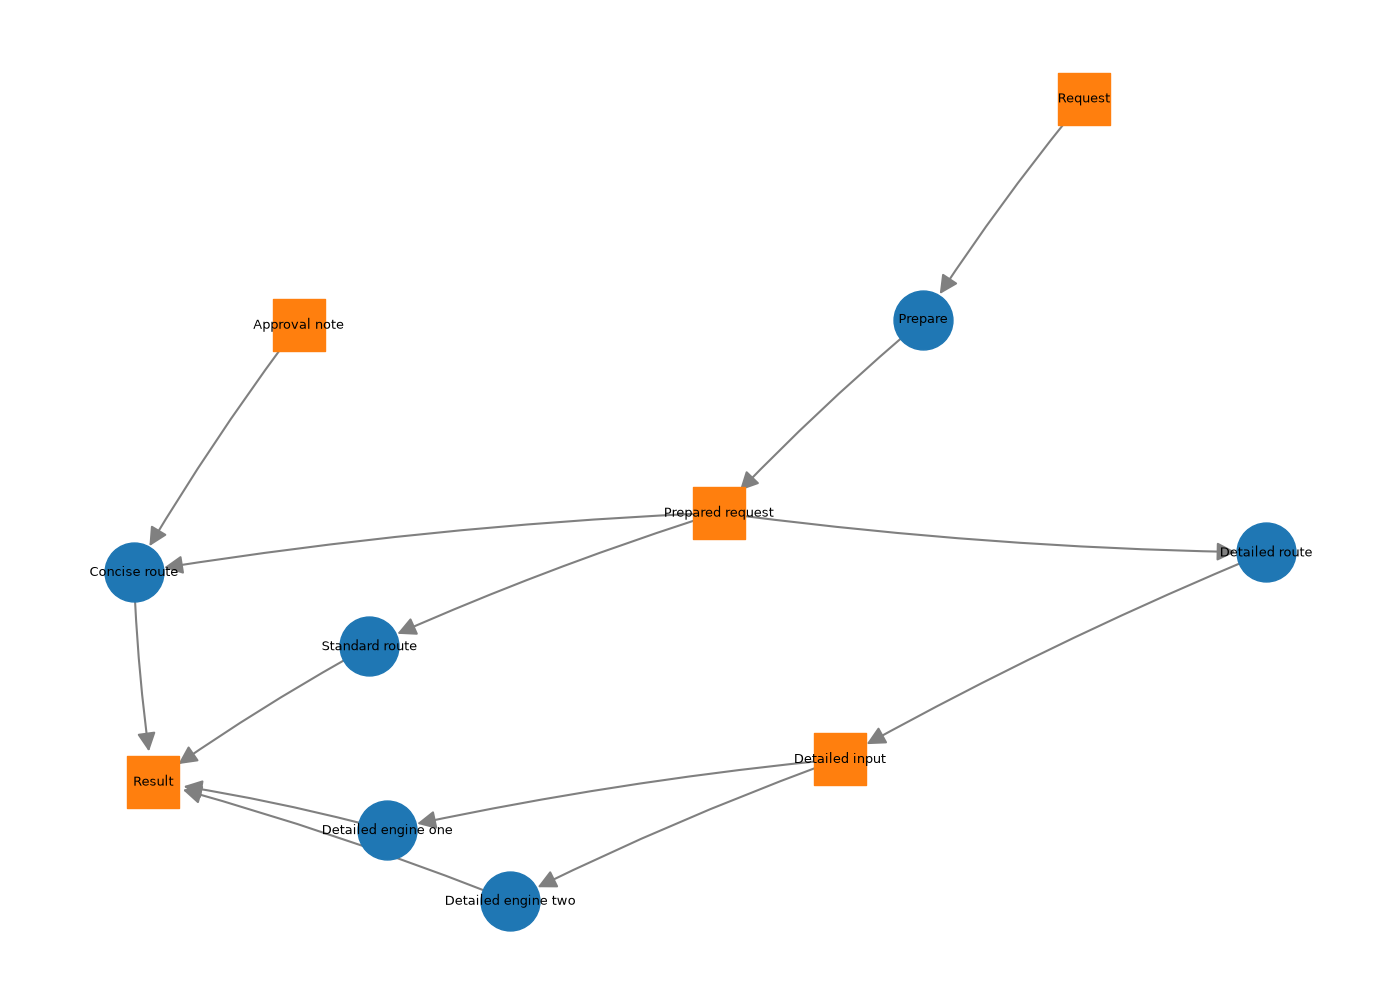

Reproduce this figure in Python.
"""Define a workflow with nested choices for backtracking."""

from artifactflow import Artifact, Tool, Workflow


request = Artifact("Request")
prepared = Artifact("Prepared request")
detailed_input = Artifact("Detailed input")
approval_note = Artifact("Approval note")
result = Artifact("Result")

prepare = Tool("Prepare", inputs=[request], outputs=[prepared])
detailed = Tool(
    "Detailed route",
    inputs=[prepared],
    outputs=[detailed_input],
)
concise = Tool(
    "Concise route",
    inputs=[prepared, approval_note],
    outputs=[result],
)
standard = Tool("Standard route", inputs=[prepared], outputs=[result])
engine_one = Tool(
    "Detailed engine one",
    inputs=[detailed_input],
    outputs=[result],
)
engine_two = Tool(
    "Detailed engine two",
    inputs=[detailed_input],
    outputs=[result],
)

workflow = Workflow()
for tool in (
    prepare,
    detailed,
    concise,
    standard,
    engine_one,
    engine_two,
):
    workflow.add_tool(tool)
workflow.starting_artifacts = ["Request"]
workflow.target_artifacts = ["Result"]


if __name__ == "__main__":
    from pathlib import Path

    figure_path = Path(__file__).with_name("workflow.png")
    workflow.savefig(figure_path)
    print("Saved workflow figure:", figure_path)
